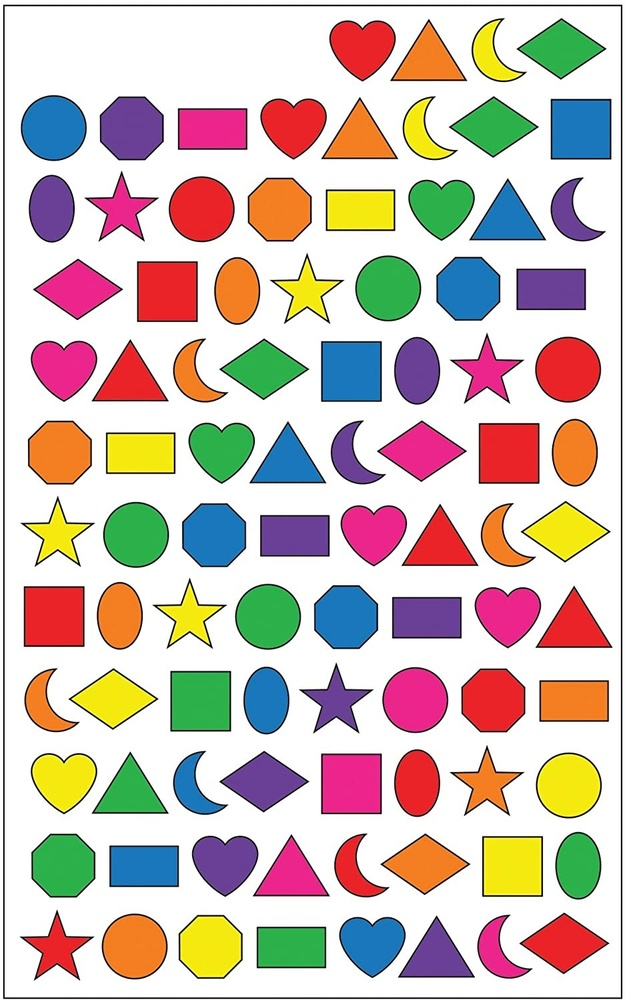
#> input picture code/detect_all_shapes/shapes.jpg, 625 x 1000 px, shrunk from 937 x 1500 before the run
$ python shapes.py
#> lines starting #> are read from the running program, lines starting #| are printed output that depends on the picture; after the words box and inside, x2 and y2 are one past the last pixel; in counts of white or black regions, pixels touching at a corner belong together
import cv2
import imutils

# Read the Image
image = cv2.imread('shapes.jpg')
#> image is the input picture: shape (1000, 625, 3); mean B, G, R 184.1, 192.1, 208.6

# Convert the image to grayscale
gray_image = cv2.cvtColor(image, cv2.COLOR_BGR2GRAY)
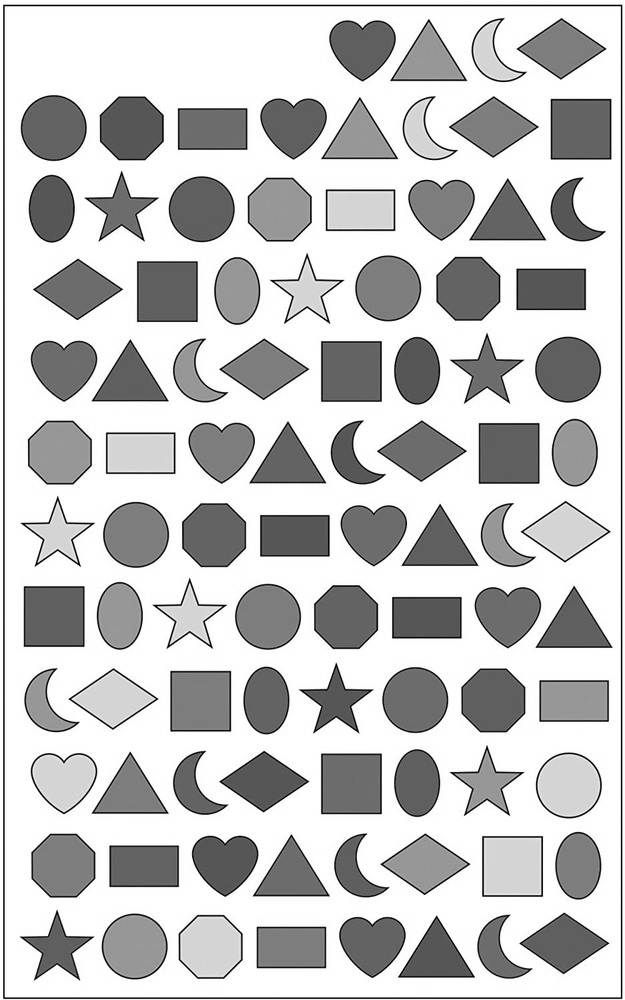
#> gray_image: shape (1000, 625); min 0, max 255, mean 196.1

# Find the threshold
# thresh_image = cv2.threshold(gray_image, 243, 255, cv2.THRESH_BINARY_INV)[1]

# Using Canny Detection
canny = cv2.Canny(gray_image, 160, 180)
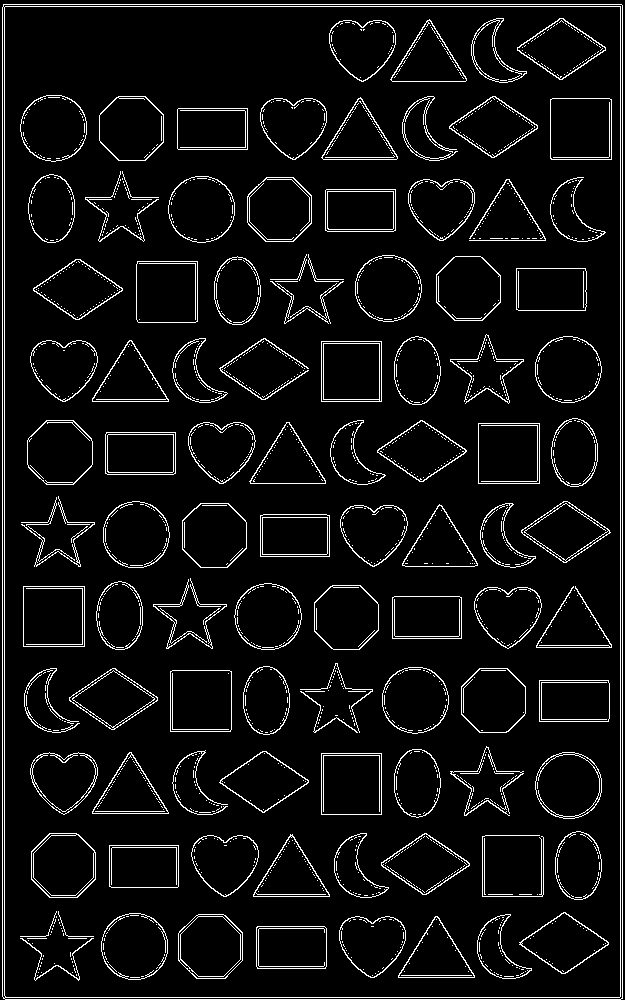
#> canny: shape (1000, 625); 6.3% white in thin lines or dots
canny_dilated = cv2.dilate(canny, (11,11), iterations=2)
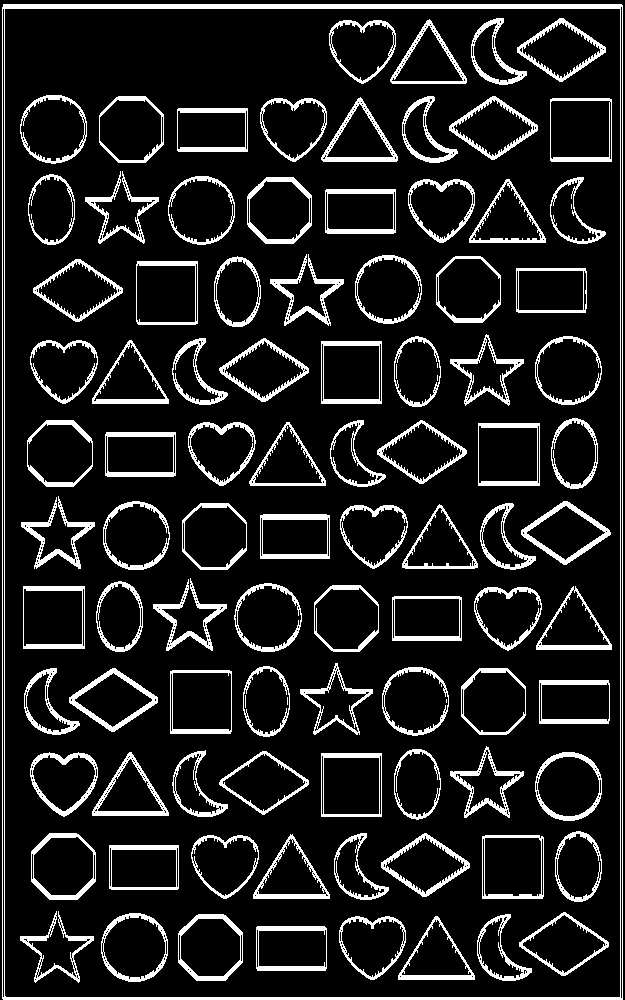
#> canny_dilated: shape (1000, 625); 12.5% white; 101 white regions (9 under 20 px)

cv2.imshow("Canny", canny_dilated)
cv2.waitKey(0)

# Remove any noise if present
# no_noise_image = thresh_image.copy()
#
# no_noise_image = cv2.erode(no_noise_image, None, iterations=1)
# cv2.imshow("Clean", no_noise_image)
# cv2.waitKey(0)

# Use the threshold to find the contours
cnts = cv2.findContours(canny_dilated.copy(), cv2.RETR_EXTERNAL, cv2.CHAIN_APPROX_SIMPLE)
#> cnts = 1 contour; box (x1, y1, x2, y2) and area: (2, 4, 623, 1000) 616896
cnts = imutils.grab_contours(cnts)
#> cnts = 1 item

print(f'There are {len(cnts)} shapes')
#| There are 1 shapes

# Draw the contours
output = image.copy()

for c in cnts:
    cv2.drawContours(output, [c], -1, (0, 0, 255), 3)
    cv2.imshow("Outline!", output)
#> this loop made 1 pass
#> pass 1, `cv2.imshow("Outline!", output)`:
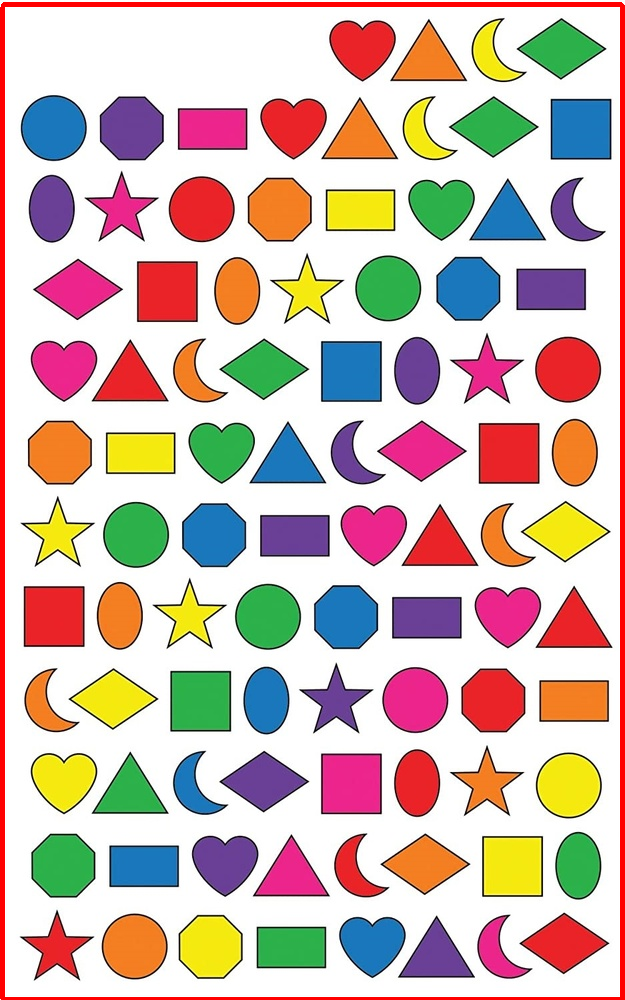
#> window 'Outline!': shape (1000, 625, 3); mean B, G, R 180, 188, 210.6

cv2.waitKey(0)
